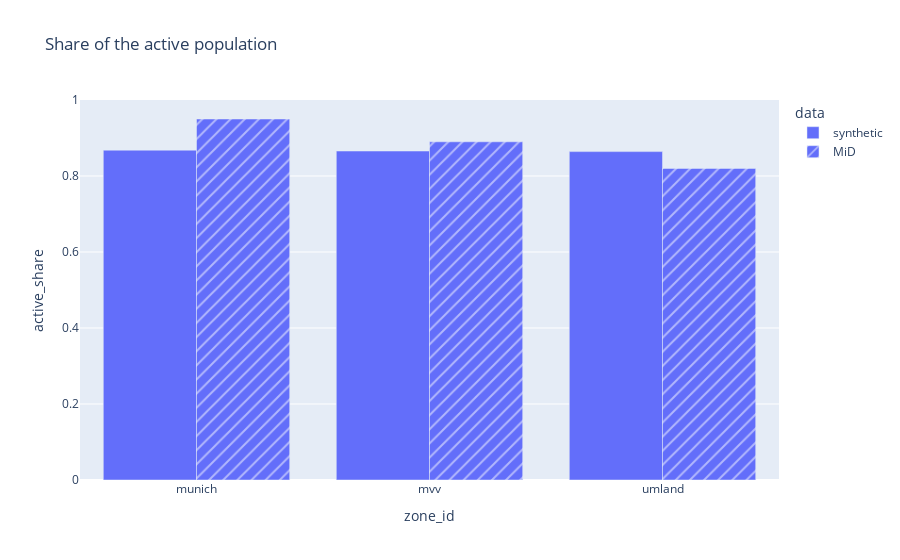

Notebook cell for this chart:
### Markdown cell above
### Active population (Figure 12)

### Code cell
df = home_zones(df_persons[["household_id", "is_active"]], ["mvv", "munich", "umland"]).groupby(
    "zone_id")["is_active"].mean().reset_index(name = "active_share").assign(data = "synthetic")

df = pd.concat([df, pd.DataFrame.from_records([
    { "zone_id": "mvv", "active_share": 0.89, "data": "MiD" },
    { "zone_id": "munich", "active_share": 0.95, "data": "MiD" },
    { "zone_id": "umland", "active_share": 0.82, "data": "MiD" },
])])

px.bar(
    df, x = "zone_id", y = "active_share", pattern_shape = "data", barmode = "group",
    title = "Share of the active population"
)

### Figure 1 — Plotly figure (JSON) as saved in the notebook; plotly's stock layout.template omitted (floating-point values rounded to 4 significant figures)
{"data": [{"alignmentgroup": "True", "hovertemplate": "data=synthetic<br>zone_id=%{x}<br>active_share=%{y}<extra></extra>", "legendgroup": "synthetic", "marker": {"color": "#636efa", "pattern": {"shape": ""}}, "name": "synthetic", "offsetgroup": "synthetic", "orientation": "v", "showlegend": true, "textposition": "auto", "type": "bar", "x": ["munich", "mvv", "umland"], "xaxis": "x", "y": [0.868, 0.8657, 0.8641], "yaxis": "y"}, {"alignmentgroup": "True", "hovertemplate": "data=MiD<br>zone_id=%{x}<br>active_share=%{y}<extra></extra>", "legendgroup": "MiD", "marker": {"color": "#636efa", "pattern": {"shape": "/"}}, "name": "MiD", "offsetgroup": "MiD", "orientation": "v", "showlegend": true, "textposition": "auto", "type": "bar", "x": ["mvv", "munich", "umland"], "xaxis": "x", "y": [0.89, 0.95, 0.82], "yaxis": "y"}], "layout": {"barmode": "group", "legend": {"title": {"text": "data"}, "tracegroupgap": 0}, "title": {"text": "Share of the active population"}, "xaxis": {"anchor": "y", "domain": [0, 1], "title": {"text": "zone_id"}}, "yaxis": {"anchor": "x", "domain": [0, 1], "title": {"text": "active_share"}}}}
